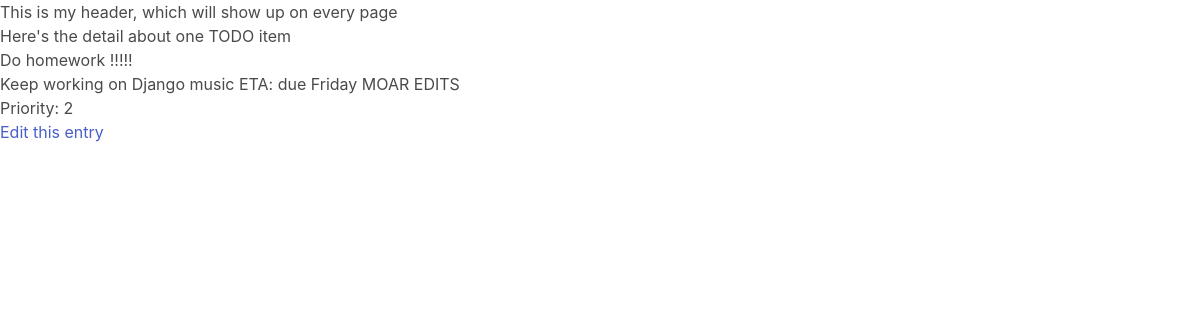
Before: /todos/3 with the older database file.
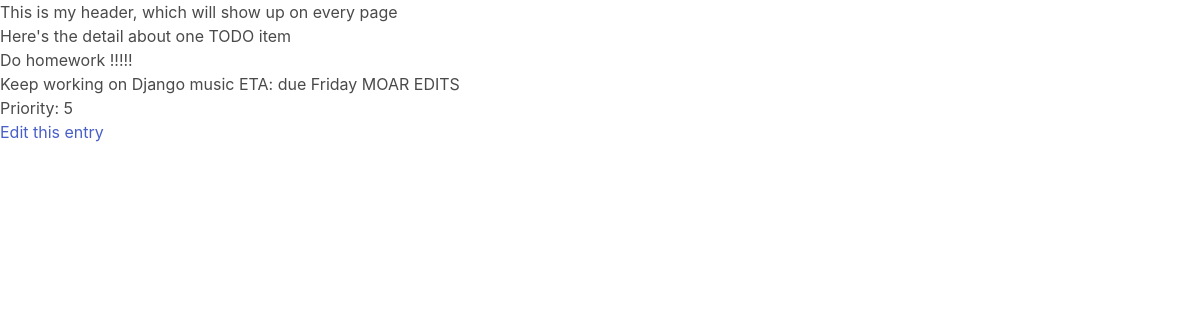
After: the same page with the newer database file.
### todos/models.py (models this page shows, shortened)
class Item(models.Model):
    title = models.CharField(max_length=255)
    date_created = models.DateTimeField(auto_now_add=True)
    priority = models.PositiveIntegerField()
    description = models.TextField()
    is_hidden = models.BooleanField(default=True)

### todos/views.py (the view)
# urls.py: path('todos/<int:pk>', views.detail_todo, name='detail-todo'),
def detail_todo(request, pk):
    todo = get_object_or_404(Item, pk=pk)
    return render(request, 'todos/detail_todo.html', {'todo': todo})

### templates/todos/detail_todo.html
{% extends 'base.html' %}
{% block content %}
    <h1>Here's the detail about one TODO item</h1>
    <h2>{{ todo.title }}</h2>
    <p>{{ todo.description }}</p>
    <h3>Priority: {{todo.priority}}</h3>
    <a href="{% url 'edit-todo' todo.pk %}">Edit this entry</a>
{% endblock %}

Changed rows visible on the page:
changed Item "Do homework !!!!!": priority "2" → "5"
